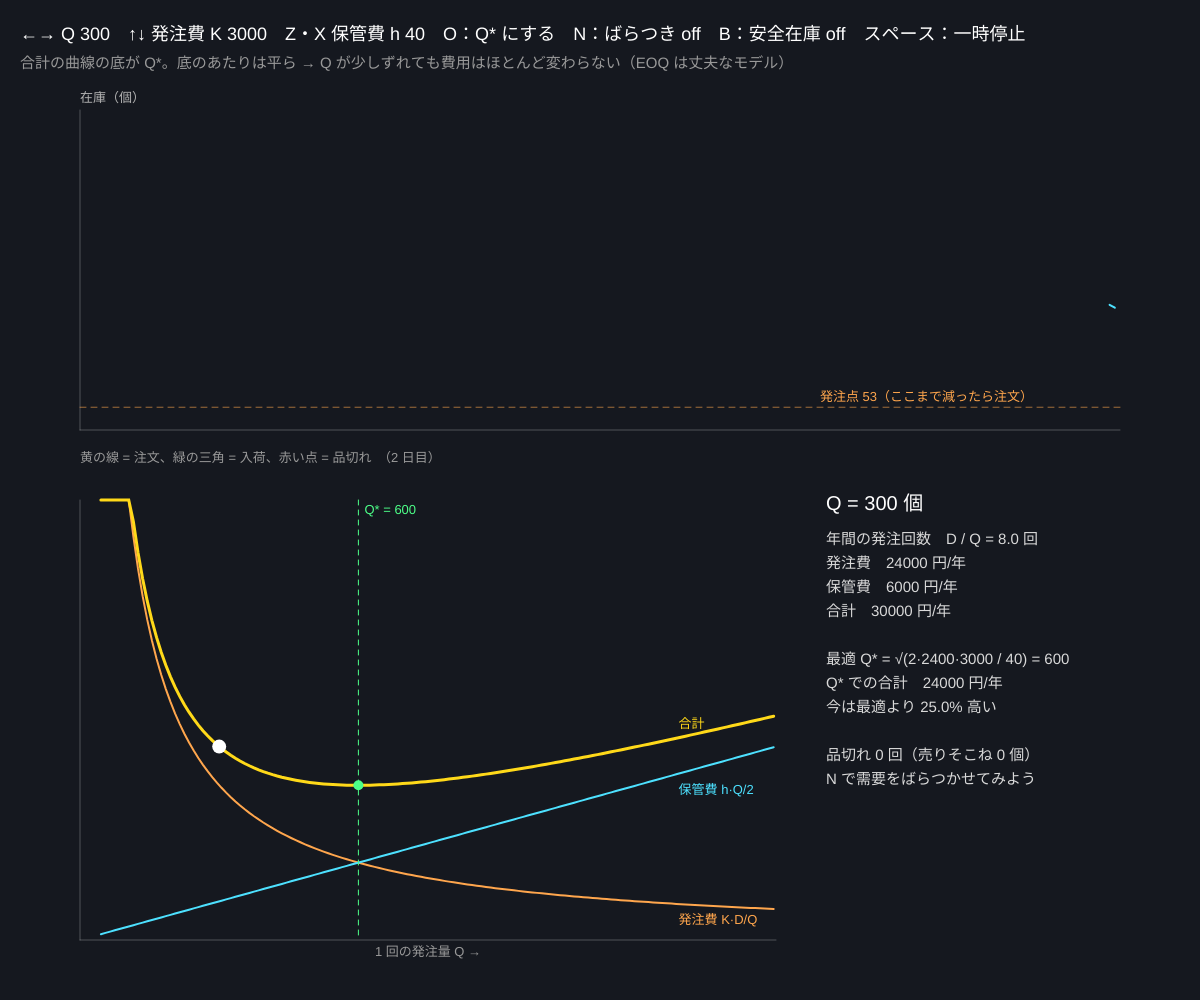
Frame 1 (no input)
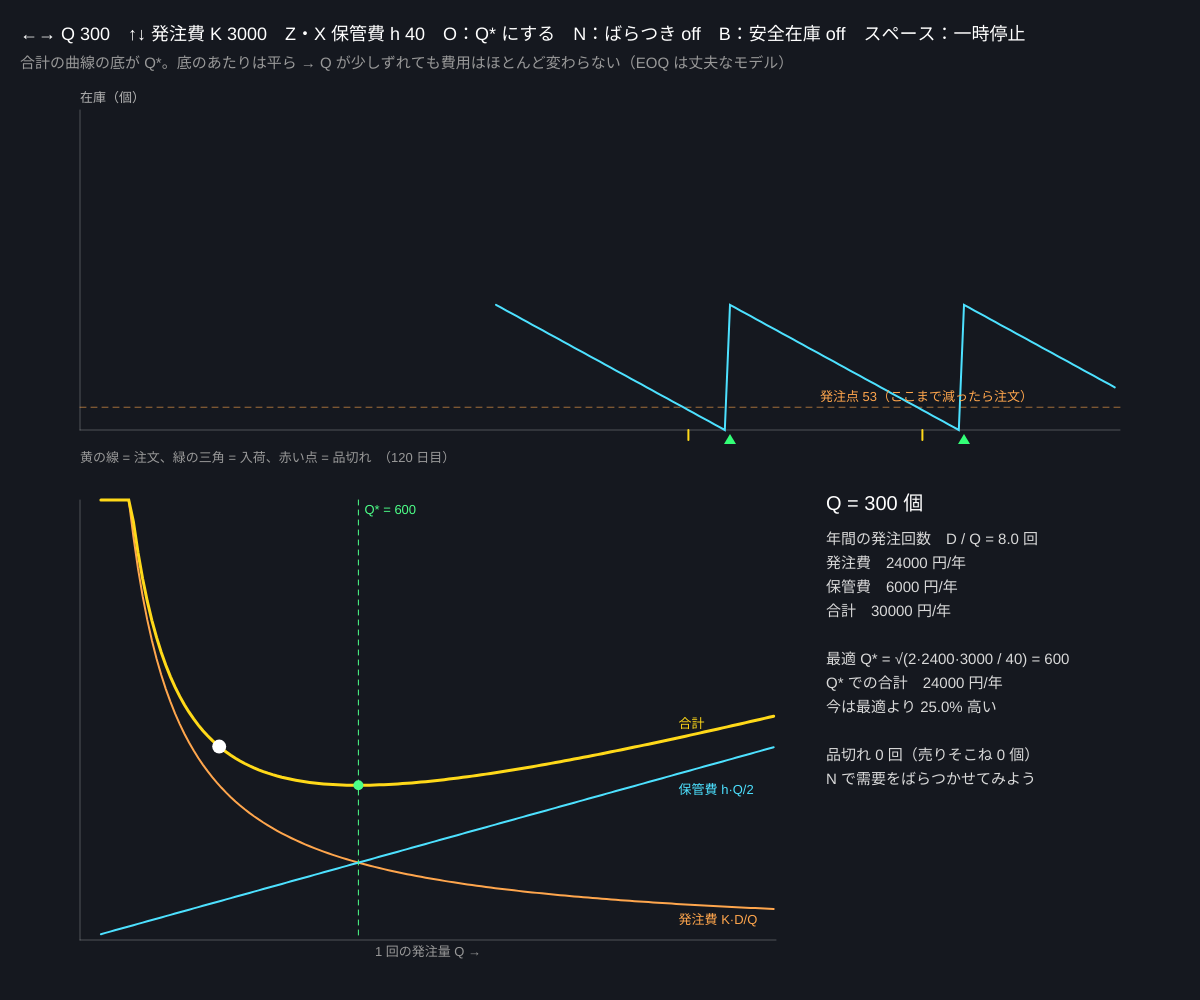
Frame 60 (no input)
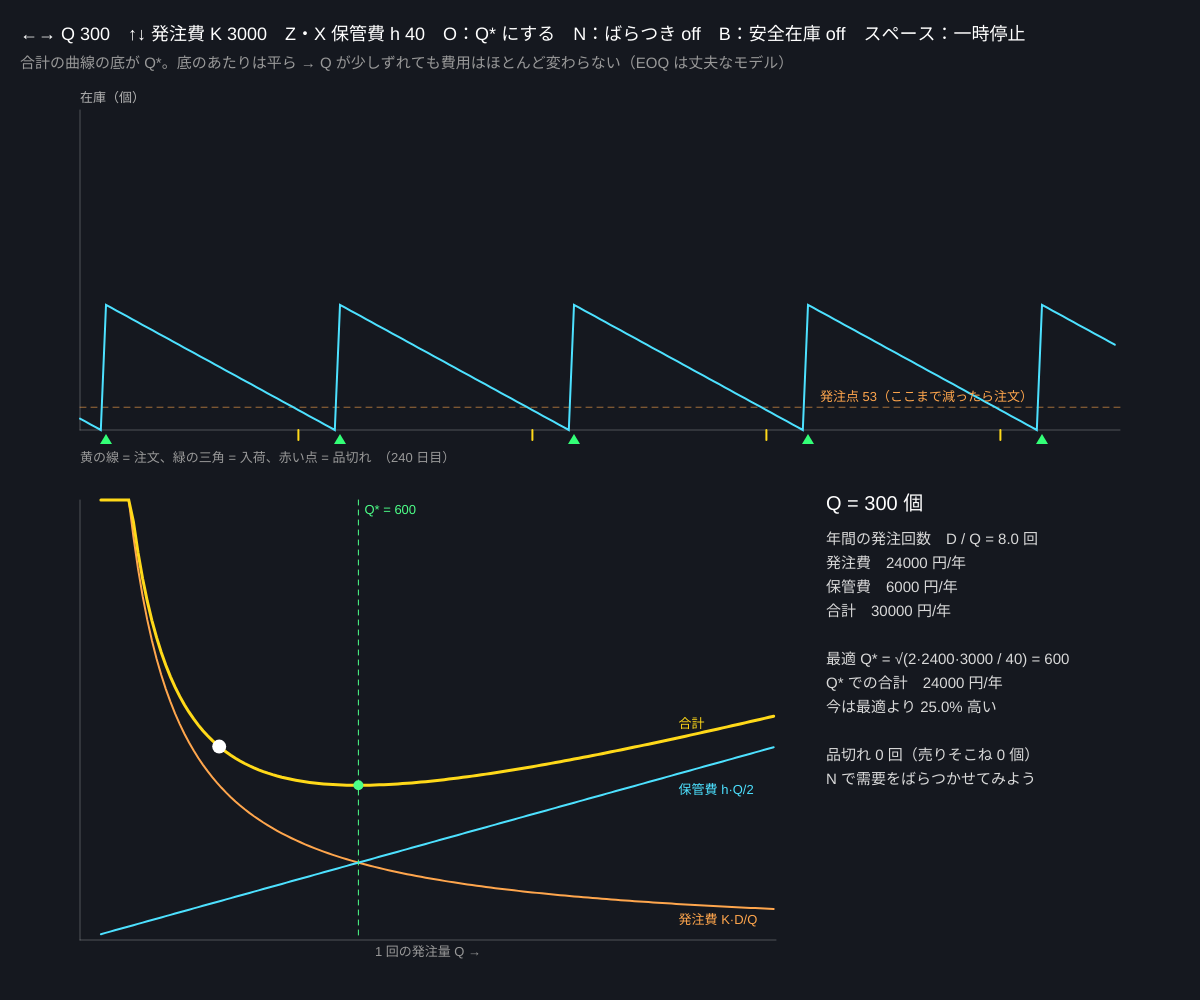
Frame 120 (the mouse pressed at the canvas centre since frame 60)

The p5.js sketch that drew these frames (run headless with seeded random() and noise() and a simulated clock; from frame 60 on, the mouse is pressed at the canvas centre):

// p5.js sketch
// ── sketch.js
// ============================================
// 06 在庫管理 ─ 経済的発注量 EOQ
// 毎日売れていく商品を、1 回に何個ずつ注文する？ たくさん頼むと保管費がかさみ、少しずつ頼むと発注の手間（送料）がかさむ
//   年間費用 = 発注費 K × D / Q ＋ 保管費 h × Q / 2 → 一番安い Q* = √(2 D K / h)（ハリスの公式、1913）
// ←→ = 1 回の発注量 Q / ↑↓ = 発注費 K / Z・X = 保管費 h / O = Q* にする / N = 需要のばらつき / B = 安全在庫 / スペース = 一時停止
// ============================================

let D = 2400;                          // ★ 年間の需要（個/年）
let K = 3000;                          // ★ 1 回の発注費（円）
let h = 40;                            // ★ 1 個を 1 年保管する費用（円）
let Q = 300;                           // 1 回の発注量
let L = 8;                             // ★ リードタイム（注文してから届くまでの日数）
let noisy = false, safety = false, paused = false;
let simDay = 0, stock = 0, onOrder = [], invLog = [], events = [], stockouts = 0, lostUnits = 0;
let DAYS = 360;

function setup() {
  createCanvas(windowWidth, windowHeight);
  colorMode(HSB, 360, 100, 100, 100);
  resetSim();
}
function resetSim() { simDay = 0; stock = Q; onOrder = []; invLog = []; events = []; stockouts = 0; lostUnits = 0; }
function qStar() { return sqrt(2 * D * K / h); }
function annualCost(q) { return K * D / q + h * q / 2; }
function sigmaDaily() { return (D / DAYS) * 0.6; }                     // ばらつきの大きさ（1 日あたり）
function safetyStock() { return safety ? 1.65 * sigmaDaily() * sqrt(L) : 0; }   // ★ 95% 欠品しない安全在庫
function reorderPoint() { return D / DAYS * L + safetyStock(); }       // 発注点：届くまでの間に売れる量（＋安全在庫）

// 1 日分進める
function stepDay() {
  let dmd = D / DAYS;
  if (noisy) dmd = max(0, dmd + randomGaussian() * sigmaDaily());
  for (let o of onOrder) if (o.arrive <= simDay) { stock += o.q; events.push({ simDay, type: 'in' }); }
  onOrder = onOrder.filter(o => o.arrive > simDay);
  if (stock >= dmd) stock -= dmd;
  else { lostUnits += dmd - stock; if (stock > 0 || invLog.length && invLog[invLog.length - 1].v > 0) stockouts++; stock = 0; }
  let pos = stock + onOrder.reduce((a, o) => a + o.q, 0);             // 在庫ポジション（届く予定も含む）
  if (pos <= reorderPoint()) { onOrder.push({ q: Q, arrive: simDay + L }); events.push({ simDay, type: 'order' }); }
  invLog.push({ simDay, v: stock });
  if (invLog.length > 400) invLog.shift();
  events = events.filter(e => e.simDay > simDay - 400);
  simDay++;
}

function draw() {
  background(225, 30, 12);
  if (!paused) for (let k = 0; k < 2; k++) stepDay();

  // 上：在庫の推移（のこぎり形）
  let cx = 80, cy = 110, cw = width - 160, chh = height * 0.32;
  let yMax = max(Q * 1.25 + safetyStock(), qStar() * 1.25, 100);
  let x0 = simDay - 200;
  let X = d => cx + (d - x0) / 200 * cw, Y = v => cy + chh - v / yMax * chh;
  stroke(0, 0, 100, 25); strokeWeight(1); line(cx, cy + chh, cx + cw, cy + chh); line(cx, cy, cx, cy + chh);
  stroke(30, 70, 100, 60); drawingContext.setLineDash([6, 5]); line(cx, Y(reorderPoint()), cx + cw, Y(reorderPoint())); drawingContext.setLineDash([]);
  if (safety) { stroke(140, 60, 90, 60); line(cx, Y(safetyStock()), cx + cw, Y(safetyStock())); }
  noFill(); stroke(190, 70, 100); strokeWeight(2);
  if (invLog.length > 1) { beginShape(); for (let p of invLog) if (p.simDay >= x0) vertex(X(p.simDay), Y(p.v)); endShape(); }
  for (let e of events) if (e.simDay >= x0) {
    if (e.type === 'order') { stroke(50, 90, 100); strokeWeight(2); line(X(e.simDay), cy + chh, X(e.simDay), cy + chh + 10); }
    else { noStroke(); fill(140, 80, 100); triangle(X(e.simDay), cy + chh + 4, X(e.simDay) - 6, cy + chh + 14, X(e.simDay) + 6, cy + chh + 14); }
  }
  for (let p of invLog) if (p.simDay >= x0 && p.v <= 0) { noStroke(); fill(0, 80, 100); circle(X(p.simDay), cy + chh, 6); }
  noStroke(); fill(0, 0, 70); textSize(13);
  text('在庫（個）', cx, cy - 8);
  fill(30, 70, 100); text('発注点 ' + nf(reorderPoint(), 1, 0) + '（ここまで減ったら注文）', cx + cw - 300, Y(reorderPoint()) - 6);
  fill(0, 0, 60); text('黄の線 = 注文、緑の三角 = 入荷、赤い点 = 品切れ　（' + simDay + ' 日目）', cx, cy + chh + 32);

  // 下：費用の曲線
  let gx = 80, gy = cy + chh + 70, gw = width * 0.58, gh = height - gy - 60;
  let qMax = max(1500, Q * 1.2), cMax = annualCost(qMax * 0.05) * 0.7;
  let GX = q => gx + q / qMax * gw, GY = c => gy + gh - min(c, cMax) / cMax * gh;
  stroke(0, 0, 100, 25); strokeWeight(1); line(gx, gy + gh, gx + gw, gy + gh); line(gx, gy, gx, gy + gh);
  let curves = [[q => K * D / q, color(30, 70, 100), '発注費 K·D/Q'], [q => h * q / 2, color(190, 70, 100), '保管費 h·Q/2'], [annualCost, color(50, 90, 100), '合計']];
  for (let [f, col, name] of curves) {
    noFill(); stroke(col); strokeWeight(name === '合計' ? 3 : 2);
    beginShape(); for (let q = qMax * 0.03; q <= qMax; q += qMax / 150) vertex(GX(q), GY(f(q))); endShape();
    noStroke(); fill(col); textSize(13); text(name, GX(qMax * 0.86), GY(f(qMax * 0.86)) + (name === '合計' ? -10 : 20));
  }
  let qs = qStar();
  stroke(140, 70, 100); strokeWeight(1); drawingContext.setLineDash([5, 5]); line(GX(qs), gy, GX(qs), gy + gh); drawingContext.setLineDash([]);
  noStroke(); fill(140, 70, 100); circle(GX(qs), GY(annualCost(qs)), 10); textSize(13); text('Q* = ' + nf(qs, 1, 0), GX(qs) + 6, gy + 14);
  fill(0, 0, 100); circle(GX(Q), GY(annualCost(Q)), 14);
  fill(0, 0, 60); textAlign(CENTER, TOP); text('1 回の発注量 Q →', gx + gw / 2, gy + gh + 6); textAlign(LEFT, BASELINE);

  // 右：数字
  let rx = gx + gw + 50;
  fill(0, 0, 100); textSize(20); text('Q = ' + Q + ' 個', rx, gy + 10);
  textSize(15); fill(0, 0, 85);
  let lines = [
    '年間の発注回数　D / Q = ' + nf(D / Q, 1, 1) + ' 回',
    '発注費　' + nf(K * D / Q, 1, 0) + ' 円/年',
    '保管費　' + nf(h * Q / 2, 1, 0) + ' 円/年',
    '合計　' + nf(annualCost(Q), 1, 0) + ' 円/年',
    '',
    '最適 Q* = √(2·' + D + '·' + K + ' / ' + h + ') = ' + nf(qs, 1, 0),
    'Q* での合計　' + nf(annualCost(qs), 1, 0) + ' 円/年',
    '今は最適より ' + nf(100 * (annualCost(Q) / annualCost(qs) - 1), 1, 1) + '% 高い',
    '',
    '品切れ ' + stockouts + ' 回（売りそこね ' + nf(lostUnits, 1, 0) + ' 個）',
    noisy ? '需要がばらつく → 発注点の在庫では足りないことがある' : 'N で需要をばらつかせてみよう',
  ];
  lines.forEach((s, i) => text(s, rx, gy + 44 + i * 24));

  fill(0, 0, 100); textSize(18);
  text('←→ Q ' + Q + '　↑↓ 発注費 K ' + K + '　Z・X 保管費 h ' + h + '　O：Q* にする　N：ばらつき ' + (noisy ? 'ON' : 'off') + '　B：安全在庫 ' + (safety ? 'ON' : 'off') + '　スペース：' + (paused ? '再開' : '一時停止'), 20, 40);
  fill(0, 0, 60); textSize(15);
  text('合計の曲線の底が Q*。底のあたりは平ら → Q が少しずれても費用はほとんど変わらない（EOQ は丈夫なモデル）', 20, 68);
}

function keyPressed() {
  if (key === RIGHT_ARROW) Q = min(3000, Q + 20);
  if (key === LEFT_ARROW) Q = max(20, Q - 20);
  if (key === UP_ARROW) K = min(20000, K + 500);
  if (key === DOWN_ARROW) K = max(500, K - 500);
  if (key === 'x' || key === 'X') h = min(400, h + 10);
  if (key === 'z' || key === 'Z') h = max(10, h - 10);
  if (key === 'o' || key === 'O') Q = round(qStar());
  if (key === 'n' || key === 'N') { noisy = !noisy; resetSim(); }
  if (key === 'b' || key === 'B') { safety = !safety; resetSim(); }
  if (key === ' ') paused = !paused;
}

// ---------- やってみよう ----------
// 1. Q を Q* の 2 倍にすると費用は何 % 増える？ 半分にすると？（どちらも約 25%）
// 2. 発注費 K を 4 倍にすると Q* は何倍？ 式の √ を確かめよう
// 3. N でばらつかせて品切れを起こし、B（安全在庫）で減るか見よう。安全在庫の代わりに何が増える？
// 4. 「まとめて買うと 5% 引き」（数量割引）を annualCost に入れると最適な Q はどう変わる？
